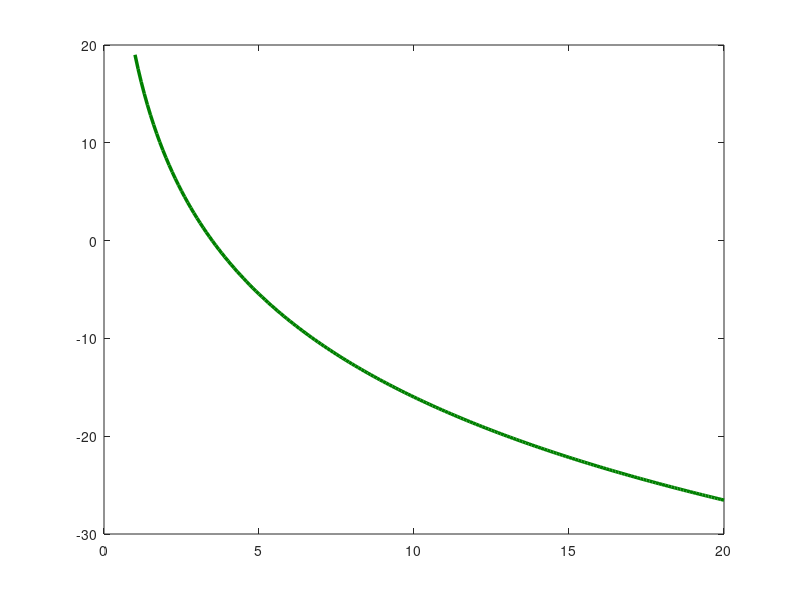

Reproduce this figure in MATLAB. (Note: this script raises an error after producing the figure.)
%% Experiment 6: Link-Budget Analysis
% Aim: Perform a Link-Budget analysis for a wireless communication system.
% Author: Prathamesh Fuke (TE258)
% Date: May 2026

clear; close all; clc;

%% 1. Parameters Listing
% Gains (+)
Pt_dBm = 33;      % Transmit power (e.g., 2W)
Gt_dBi = 12;      % Transmit antenna gain
Gr_dBi = 2;       % Receive antenna gain

% Losses (-)
L50_dB = 135;     % Median propagation loss (e.g., at 5km)
M_dB = 10;        % Margin (Shadowing, etc.)
Lc_dB = 3;        % Cabling and connector losses

% Noise/Interference (-)
N_I_dBm = -105;   % Noise + Interference floor

%% 2. Link Budget Calculation
% Received Power Pr
Pr_dBm = Pt_dBm + Gt_dBi - L50_dB - M_dB + Gr_dBi - Lc_dB;

% Achieved SNR
SNR_achieved = Pr_dBm - N_I_dBm;

% Required Transmit Power for a target SNR (e.g., 15dB)
SNR_req = 15;
Pt_req_dBm = SNR_req - Gt_dBi + L50_dB + M_dB - Gr_dBi + Lc_dB + N_I_dBm;

%% 3. Results Table
fprintf('========== Link Budget Analysis ==========\n');
fprintf('%-30s: %6.2f dBm\n', 'Transmit Power (Pt)', Pt_dBm);
fprintf('%-30s: %6.2f dBi\n', 'TX Antenna Gain (Gt)', Gt_dBi);
fprintf('%-30s: %6.2f dBi\n', 'RX Antenna Gain (Gr)', Gr_dBi);
fprintf('%-30s: %6.2f dB\n',  'Median Path Loss (L50)', L50_dB);
fprintf('%-30s: %6.2f dB\n',  'Link Margin (M)', M_dB);
fprintf('%-30s: %6.2f dB\n',  'Cabling Losses (Lc)', Lc_dB);
fprintf('%-30s: %6.2f dBm\n', 'Noise + Interference', N_I_dBm);
fprintf('------------------------------------------\n');
fprintf('%-30s: %6.2f dBm\n', 'Received Power (Pr)', Pr_dBm);
fprintf('%-30s: %6.2f dB\n',  'Achieved SNR', SNR_achieved);
fprintf('%-30s: %6.2f dBm\n', 'Required Pt for 15dB SNR', Pt_req_dBm);
fprintf('==========================================\n');

%% 4. Visualization: SNR vs Distance
d = 1:0.1:20;
PL = 120 + 35*log10(d); % Simple Path Loss Model
SNR_dist = Pt_dBm + Gt_dBi - PL - M_dB + Gr_dBi - Lc_dB - N_I_dBm;

figure('Name', 'Exp 6: Link Budget Analysis', 'NumberTitle', 'off', 'Color', 'w');
plot(d, SNR_dist, 'Color', [0, 0.5, 0], 'LineWidth', 2.5); % Dark Green
hold on;

% Add Required SNR Line
target = yline(SNR_req, 'r--', 'LineWidth', 2);
target.Label = ['Target SNR: ', num2str(SNR_req), ' dB'];
target.FontWeight = 'bold';

grid on;
set(gca, 'FontSize', 12, 'LineWidth', 1.2);
xlabel('Distance (km)', 'FontWeight', 'bold'); 
ylabel('Achieved SNR (dB)', 'FontWeight', 'bold');
title('System SNR Performance vs Distance', 'FontSize', 14);
legend('Achieved SNR', 'Threshold', 'Location', 'northeast');
sgtitle('Cellular Networks Lab - Exp 6', 'FontSize', 16, 'FontWeight', 'bold');
